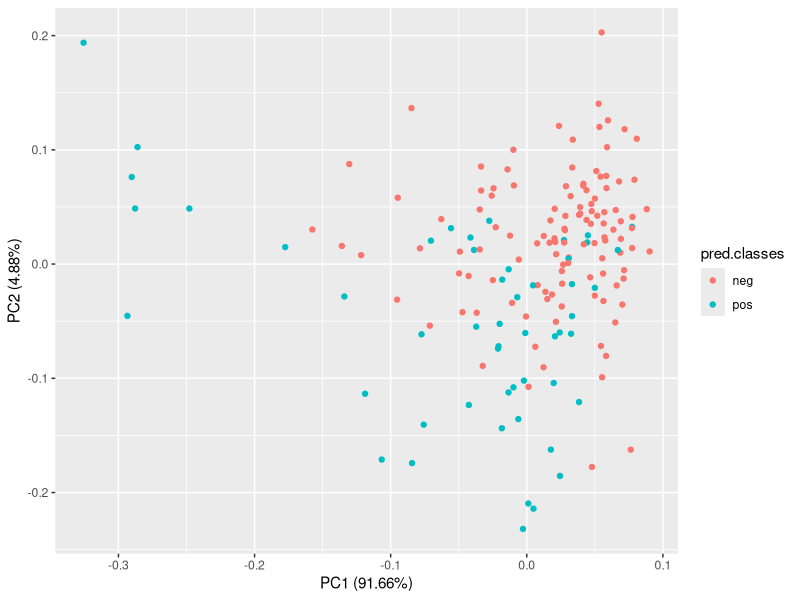
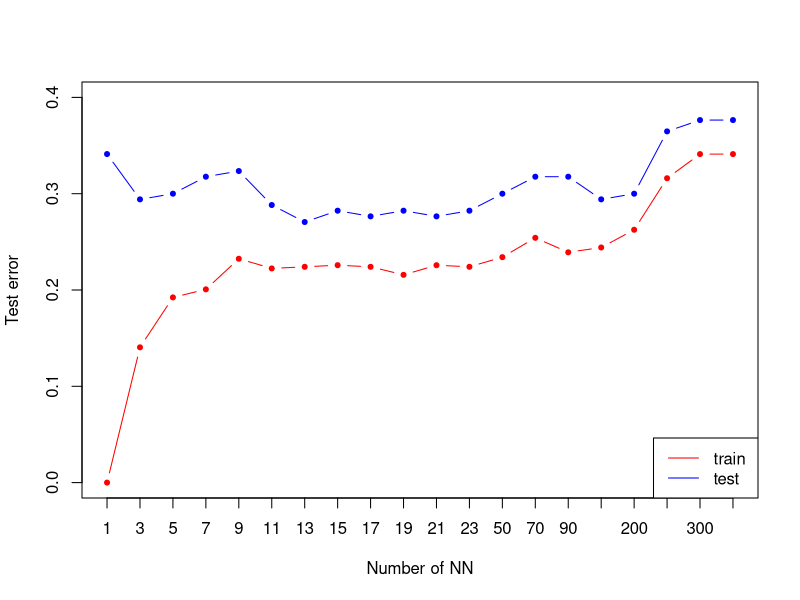

Recreate these plots in R, in order. (Note: this script raises an error after producing the figures.)
## ---- chunk 1
library("mlbench")
library("caTools")
library("class")
library(mice)
library("rpart")

utils::data("PimaIndiansDiabetes2")
data <- PimaIndiansDiabetes2

set.seed(101) 

init = mice(data, maxit=0) 
meth = init$method
predM = init$predictorMatrix
imputed = mice(data, method=meth, predictorMatrix=predM, m=5)
data <- complete(imputed)


sample <- sample.split(data, SplitRatio = 0.8)
train <- subset(data, sample == TRUE)
test  <- subset(data, sample == FALSE)

## ---- chunk 2
trainDf <- train[, -9]
testDf <- test[,-9]

#NA2mean <- function(x) replace(x, is.na(x), mean(x, na.rm = TRUE))
#trainDf <- replace(trainDf, TRUE, lapply(trainDf, NA2mean))
#testDf <- replace(testDf, TRUE, lapply(testDf, NA2mean))

pred.classes <- knn(trainDf, testDf, train$diabetes, k=3)
testDf <- cbind(testDf,pred.classes)

## ---- chunk 3
pca <- princomp (trainDf, cor = TRUE, scores = TRUE)
str(testDf)

library(ggfortify)
autoplot(prcomp(testDf[,-9]), data = testDf, colour = 'pred.classes')
## ---- chunk 4
ks <- c(1,3,5,7,9,11,13,15,17,19,21,23,50,70, 90, 150, 200,250,300,350)
# nearest neighbours to try
nks <- length(ks)
misclass.train <- numeric(length=nks)
misclass.test <- numeric(length=nks)
for (i in seq(along=ks)) {
mod.train <- knn(trainDf,trainDf,k=ks[i],cl=train$diabetes)
mod.test <- knn(trainDf, testDf[,-9],k= ks[i],cl= train$diabetes)
misclass.train[i] <- 1 - sum(mod.train==train$diabetes)/nrow(trainDf)
misclass.test[i] <- 1 - sum(mod.test==test$diabetes)/nrow(testDf)
}

misclass.test
# Figure 2.4
plot(misclass.train,xlab="Number of NN",ylab="Test error",type="n",xaxt="n", ylim=c(0.0, 0.4))
axis(1, 1:length(ks), as.character(ks))
lines(misclass.test,type="b",col='blue',pch=20)
lines(misclass.train,type="b",col='red',pch=20)
legend("bottomright",lty=1,col=c("red","blue"),legend = c("train ", "test "))
## ---- chunk 5
col1<-c('blue', 'magenta')

library(grid)  #ci serve per plottare una griglia
plot.knn <- function(kneighbours){
  grid.x2 <- seq(min(data[,2]), max(data[,2]), 1)
  grid.x8 <- seq(min(data[,8]), max(data[,8]), 1)
  grid <- expand.grid(0, grid.x2,0,0,0,0,0,grid.x8)
  colnames(grid) <- colnames(trainDf)
  predicted.classes <- knn(trainDf, grid, data$diabetes, k=kneighbours)
  x11()
  plot(data$glucose, data$age, pch=20, col=col1[as.numeric(data$diabetes)], xlab='glucose', ylab='age')
  points(grid$glucose, grid$age, pch='.', col=col1[as.numeric(predicted.classes)])  # draw grid
  legend("topleft", legend=levels(data$diabetes),fill =col1)
  title(c("Classification with k=", kneighbours))

  predicted.matrix <- matrix(as.numeric(predicted.classes), length(grid.x2), length(grid.x8))
  contour(grid.x2, grid.x8, predicted.matrix, levels=c(1.5), drawlabels=FALSE,add=TRUE)
  }

plot.knn(1)
plot.knn(3)
plot.knn(5)
plot.knn(10)
## ---- chunk 6
glm <- glm(diabetes~.,family=binomial(logit),data=data)
summary(glm)
## ---- chunk 7
glm2 <- glm(diabetes~pregnant + glucose + insulin + mass + pedigree,family=binomial(logit),data=data)
summary(glm2)
## ---- chunk 8
glm3 <- glm(diabetes~pregnant + glucose + mass + pedigree,family=binomial(logit),data=data)
summary(glm3)
## ---- chunk 9

model1 <- rpart(diabetes ~., data = data, method = "class")
# Plot the trees
par(xpd = NA) # Avoid clipping the text in some device
plot(model1)
text(model1, digits = 3)

mean(predicted.classes == data$diabetes)


predicted.classes <- model1 %>% 
  predict(testDf, type = "class")
head(predicted.classes)
## ---- chunk 10

pca <- princomp (trainDf, cor = TRUE, scores = TRUE)
str(testDf)

library(ggfortify)
autoplot(prcomp(testDf[,-9]), data = testDf, colour = 'pred.classes')
